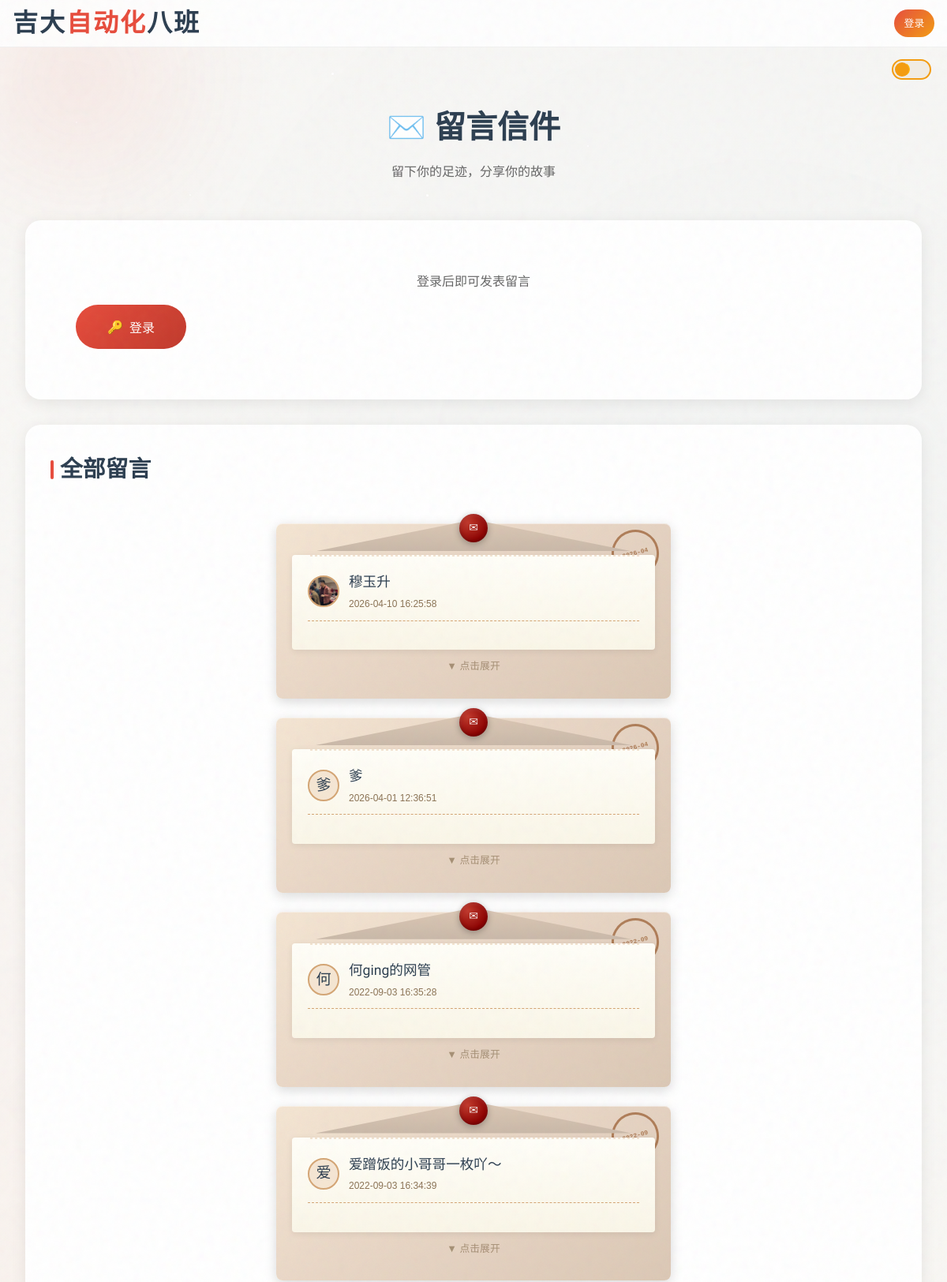
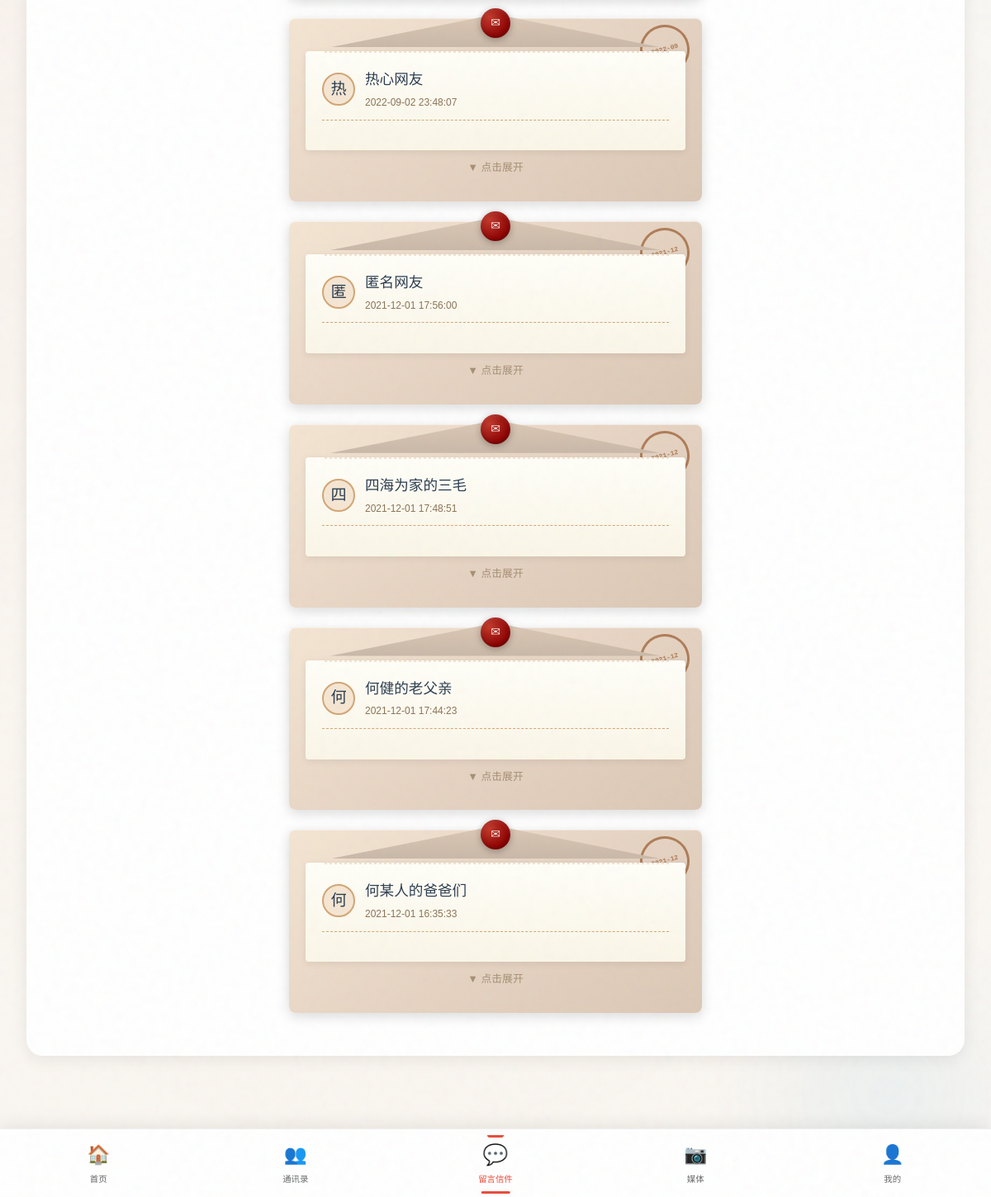
The app's page /lyb (signed in) with its own data (2 pictures, top to bottom).
### tables this page shows
CREATE TABLE messages (
            id INTEGER PRIMARY KEY AUTOINCREMENT,
            nickname TEXT NOT NULL,
            content TEXT NOT NULL,
            time TEXT NOT NULL,
            image TEXT
        , voice TEXT DEFAULT "");

CREATE TABLE students (
            id TEXT PRIMARY KEY,
            name TEXT NOT NULL,
            hometown TEXT,
            hometown_name TEXT,
            city TEXT,
            district TEXT,
            phone TEXT,
            note TEXT,
            custom_intro TEXT,
            hobby TEXT,
            dream TEXT,
            avatar TEXT,
            industry TEXT,
            company TEXT,
            weibo TEXT,
            xiaohongshu TEXT,
            douyin TEXT,
            wechat TEXT,
            qq TEXT,
            email TEXT,
            work TEXT,
            position TEXT,
            birthday TEXT,
            github TEXT,
            coords TEXT
        , gps_coords TEXT, gender TEXT, login_password TEXT, no_password_prompt INTEGER DEFAULT 0, super_admin INTEGER DEFAULT 0, is_admin INTEGER DEFAULT 0, wx_openid TEXT);

### app.py (the view)
@app.route('/lyb')
def lyb():
    logged_in = 'verified_student' in session
    messages = database.read_lyb()
    messages.reverse()
    students = database.read_txl()
    for msg in messages:
        msg['avatar'] = ''
        for s in students:
            if s.get('name') == msg.get('nickname'):
                msg['avatar'] = s.get('avatar', '')
                break
    return render_template('lyb.html', messages=messages, logged_in=logged_in)

### app.py (called while the page is built)
@app.after_request
def add_no_cache_headers(response):
    if request.path.startswith('/static/'):
        response.headers['Cache-Control'] = 'public, max-age=3600'
    else:
        response.headers['Cache-Control'] = 'no-cache, no-store, must-revalidate, max-age=0, private'
        response.headers['Pragma'] = 'no-cache'
        response.headers['Expires'] = '0'
        response.headers['X-Content-Type-Options'] = 'nosniff'
        response.headers['Surrogate-Control'] = 'no-store'
    return response

### database.py (called while the page is built)
def get_db():
    if not hasattr(_thread_local, 'conn'):
        _thread_local.conn = sqlite3.connect(DB_FILE, check_same_thread=False)
        _thread_local.conn.row_factory = sqlite3.Row
    return _thread_local.conn

def read_txl():
    conn = get_db()
    cursor = conn.cursor()
    cursor.execute('SELECT * FROM students')
    rows = cursor.fetchall()
    students = []
    for row in rows:
        students.append(dict(row))
    return students

def read_lyb():
    conn = get_db()
    cursor = conn.cursor()
    cursor.execute('SELECT * FROM messages ORDER BY id')
    rows = cursor.fetchall()
    messages = []
    for row in rows:
        messages.append(dict(row))
    return messages

### templates/lyb.html (shortened to what this page needs)
<!DOCTYPE html>
<html lang="zh-CN">
<head>
    <link rel="stylesheet" href="/static/css/style.css">
    <link rel="stylesheet" href="/static/css/film-grain.css">
    <link rel="stylesheet" href="/static/css/stamp.css">
    <link rel="stylesheet" href="/static/css/message-vintage.css">
    <link rel="stylesheet" href="/static/css/ambient-bg.css">
    <link rel="stylesheet" href="/static/css/special-effects.css">
    <link rel="stylesheet" href="/static/css/interactions.css">
    <link rel="stylesheet" href="/static/css/night-mode.css">
</head>
<body>
    <div class="ambient-bg-container">
        <div class="starfield">
            <div class="star small"></div><div class="star medium"></div><div class="star large"></div>
            <div class="star small"></div><div class="star medium"></div><div class="star small"></div>
            <div class="star medium"></div><div class="star large"></div><div class="star small"></div>
        </div>
        <div class="fireflies">
        </div>
        <div class="ambient-glow warm"></div>
        <div class="ambient-glow cool"></div>
        <div class="clouds">
        </div>
    </div>
    <header class="top-header">
        <h1 class="header-title">吉大<span>自动化</span>八班</h1>
        <div id="userStatus" class="user-status"></div>
    </header>
    <main class="main-content">
        <div class="container">
            <div class="page-header">
                <h1 class="page-title">✉️ 留言信件</h1>
                <p class="page-subtitle">留下你的足迹，分享你的故事</p>
            </div>
            <div class="message-input-box" id="messageInputBox">
                <div class="message-login-prompt" id="messageLoginPrompt" style="text-align: center; padding: 2rem;">
                    <p style="color: var(--text-light); margin-bottom: 1rem;">登录后即可发表留言</p>
                    <button class="submit-btn" onclick="showVerifyModal()">
                        <span>🔑</span> 登录
                    </button>
                </div>
            </div>
            {% if not logged_in %}
            <div class="lyb-login-overlay">
                <div class="lyb-login-card">
                    <h3>打开信箱查看留言</h3>
                    <p>登录后可阅读全部信件、点赞和评论</p>
                    <button class="lyb-login-btn" onclick="window.location.href='/about'">
                        <span>🔑</span> 立即登录
                    </button>
                </div>
            </div>
            {% else %}
            <div class="message-board">
                <h2 class="section-title">全部留言</h2>
                <div class="message-list" id="messageList">
                    {% for msg in messages %}
                    <div class="envelope-card" id="msg-{{ msg.id }}" data-nickname="{{ msg.nickname }}" data-msg-id="{{ msg.id }}" onclick="toggleEnvelope(this)">
                        <div class="envelope-body">
                            <div class="envelope-flap"></div>
                            <div class="wax-seal"></div>
                            <div class="postmark">
                                <div class="postmark-date">{{ msg.time[:7] }}</div>
                            </div>
                            <div class="letter-content">
                                <div class="letter-header">
                                    {% if msg.avatar %}
                                    <div class="letter-avatar" style="background-image: url('{{ msg.avatar }}'); background-size: cover; background-position: center;"></div>
                                    {% else %}
                                    <div class="letter-avatar" style="display: flex; align-items: center; justify-content: center; font-family: 'ZCOOL XiaoWei', serif; font-size: 1.2rem; color: var(--primary);">{{ msg.nickname[0] }}</div>
                                    {% endif %}
                                    <div class="letter-info">
                                        <div class="letter-nickname">{{ msg.nickname }}</div>
                                        <div class="letter-time">{{ msg.time }}</div>
                                    </div>
                                </div>
                                {% if msg.voice %}
                                <div class="voice-message-player" style="margin: 15px 0;">
                                    <button class="voice-play-btn" onclick="event.stopPropagation(); toggleVoicePlay(this, '{{ msg.voice }}')">
                                        <span class="voice-play-icon">▶️</span>
                                    </button>
                                    <div class="voice-wave">
                                        <span></span><span></span><span></span><span></span><span></span>
                                    </div>
                                    <span class="voice-duration">8秒</span>
                                </div>
                                {% else %}
                                <div class="letter-text">{{ msg.content }}</div>
                                {% endif %}
                            </div>
                            <div class="expand-hint">点击展开</div>
                        </div>
                    </div>
                    {% else %}
                    <div class="empty-message" style="text-align: center; padding: 40px; color: var(--text-light);">还没有留言，快来写下第一句吧~</div>
                    {% endfor %}
                </div>
            </div>
            {% endif %}
        </div>
    </main>
    <nav class="bottom-tab-bar">
        <a href="/" class="tab-item">
            <span class="tab-icon">🏠</span>
            <span class="tab-label">首页</span>
        </a>
        <a href="/txl" class="tab-item">
            <span class="tab-icon">👥</span>
            <span class="tab-label">通讯录</span>
        </a>
        <a href="/lyb" class="tab-item active">
            <span class="tab-icon">💬</span>
            <span class="tab-label">留言信件</span>
        </a>
        <a href="/media" class="tab-item">
            <span class="tab-icon">📷</span>
            <span class="tab-label">媒体</span>
        </a>
        <a href="/about" class="tab-item">
            <span class="tab-icon">👤</span>
            <span class="tab-label">我的</span>
        </a>
    </nav>
    <button class="night-mode-toggle" id="nightModeToggle" onclick="toggleNightMode()" title="切换夜间模式"></button>
</body>
</html>

### static/css/style.css (style rules this page uses)
:root { --primary: #2c3e50; --secondary: #e74c3c; --accent: #f39c12; --bg: #faf8f5; --bg-dark: #f0ebe3; --text: #333; --text-light: #666; --card-bg: #fff; --glass: rgba(255, 255, 255, 0.85); --shadow: 0 4px 20px rgba(0, 0, 0, 0.08); --shadow-hover: 0 8px 30px rgba(0, 0, 0, 0.12); }
* { margin: 0; padding: 0; box-sizing: border-box; }
body { font-family: 'Noto Sans SC', sans-serif; background: var(--bg); color: var(--text); line-height: 1.7; min-height: 100vh; }
body::before { content: ''; position: fixed; top: 0; left: 0; width: 100%; height: 100%; background-image: radial-gradient(circle at 20% 50%, rgba(231, 76, 60, 0.03) 0%, transparent 50%), radial-gradient(circle at 80% 20%, rgba(52, 152, 219, 0.03) 0%, transparent 50%), radial-gradient(circle at 40% 80%, rgba(243, 156, 18, 0.03) 0%, transparent 50%); pointer-events: none; z-index: -1; }
.page-enter { opacity: 0; transform: translateY(20px); }
.page-enter-active { opacity: 1; transform: translateY(0); transition: opacity 0.5s ease, transform 0.5s ease; }
.top-header { position: fixed; top: 0; left: 0; right: 0; z-index: 1000; background: var(--glass); backdrop-filter: blur(20px); -webkit-backdrop-filter: blur(20px); border-bottom: 1px solid rgba(0, 0, 0, 0.05); padding: 0 0.5rem; height: 60px; display: flex; align-items: center; overflow: visible; }
.header-title { font-family: 'ZCOOL XiaoWei', serif; font-size: 2rem; color: var(--primary); letter-spacing: 2px; white-space: nowrap; margin-left: 0.5rem; position: relative; display: inline-block; }
.header-title span { color: var(--secondary); }
.header-title::after { content: ''; position: absolute; top: 0; left: -100%; width: 100%; height: 100%; background: linear-gradient( 90deg, transparent 0%, rgba(255, 255, 255, 0.4) 50%, transparent 100% ); animation: title-shine 4s ease-in-out infinite; pointer-events: none; }
.user-status { margin-left: auto; margin-right: 0.5rem; display: flex; align-items: center; flex-shrink: 0; }
.container { max-width: 1200px; margin: 0 auto; padding: 0 2rem; }
.main-content { padding-top: 80px; padding-bottom: 100px; min-height: 100vh; }
.section-title { font-family: 'ZCOOL XiaoWei', serif; font-size: 1.8rem; color: var(--primary); margin-bottom: 1.5rem; display: flex; align-items: center; gap: 0.5rem; }
.section-title::before { content: ''; width: 4px; height: 1.5rem; background: var(--secondary); border-radius: 2px; }
.message-list { display: grid; gap: 1rem; }
.page-header { text-align: center; padding: 3rem 0; }
.page-title { font-family: 'ZCOOL XiaoWei', serif; font-size: 2.5rem; color: var(--primary); margin-bottom: 0.5rem; }
.page-subtitle { color: var(--text-light); }
.message-input-box { background: var(--card-bg); border-radius: 20px; padding: 2rem; box-shadow: var(--shadow); margin-bottom: 2rem; overflow-x: hidden; }
.submit-btn { background: linear-gradient(135deg, var(--secondary), #c0392b); color: white; border: none; padding: 1rem 2.5rem; border-radius: 50px; font-size: 1rem; font-family: inherit; cursor: pointer; transition: all 0.3s ease; display: flex; align-items: center; gap: 0.5rem; }
.message-board { background: var(--card-bg); border-radius: 20px; padding: 2rem; box-shadow: var(--shadow); }
.message-board .message-list { display: grid; gap: 1.5rem; }
.bottom-tab-bar { position: fixed; bottom: 0; left: 0; right: 0; z-index: 1000; background: var(--card-bg); display: flex; justify-content: space-around; align-items: center; padding: 8px 0; padding-bottom: calc(8px + env(safe-area-inset-bottom, 0)); box-shadow: 0 -4px 20px rgba(0, 0, 0, 0.08); border-top: 1px solid rgba(0, 0, 0, 0.05); }
.tab-item { display: flex; flex-direction: column; align-items: center; justify-content: center; text-decoration: none; color: var(--text-light); padding: 4px 8px; border-radius: 8px; transition: all 0.3s ease; min-width: 50px; }
.tab-icon { font-size: 1.4rem; margin-bottom: 2px; transition: transform 0.3s ease; }
.tab-label { font-size: 0.65rem; font-weight: 500; }
.tab-item { position: relative; }
.tab-item.active { color: var(--secondary); }
.tab-item.active .tab-icon { transform: scale(1.1); }
.tab-item.active::before { content: ''; position: absolute; top: -1px; left: 50%; transform: translateX(-50%); width: 20px; height: 3px; background: var(--secondary); border-radius: 0 0 3px 3px; }

### static/css/stamp.css (style rules this page uses)
.message-list { display: flex; flex-direction: column; gap: 24px; padding: 20px 0; }

### records on screen
messages: time "2026-04", nickname "穆玉升", time "2026-04-10 16:25:58"
students: avatar (picture)
messages: time "2026-04", nickname "爹", time "2026-04-01 12:36:51"
messages: time "2022-09", nickname "何", nickname "何ging的网管", time "2022-09-03 16:35:28"
messages: time "2022-09", nickname "爱", nickname "爱蹭饭的小哥哥一枚吖～", time "2022-09-03 16:34:39"
messages: time "2022-09", nickname "热", nickname "热心网友", time "2022-09-02 23:48:07"
messages: time "2021-12", nickname "匿", nickname "匿名网友", time "2021-12-01 17:56:00"
messages: time "2021-12", nickname "四", nickname "四海为家的三毛", time "2021-12-01 17:48:51"
messages: time "2021-12", nickname "何", nickname "何健的老父亲", time "2021-12-01 17:44:23"
messages: time "2021-12", nickname "何", nickname "何某人的爸爸们", time "2021-12-01 16:35:33"
